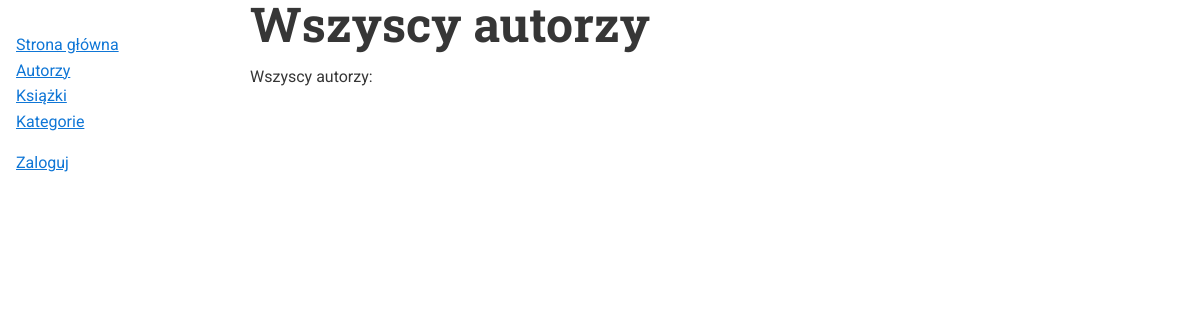
/authors/, run on an earlier commit of the app's database.
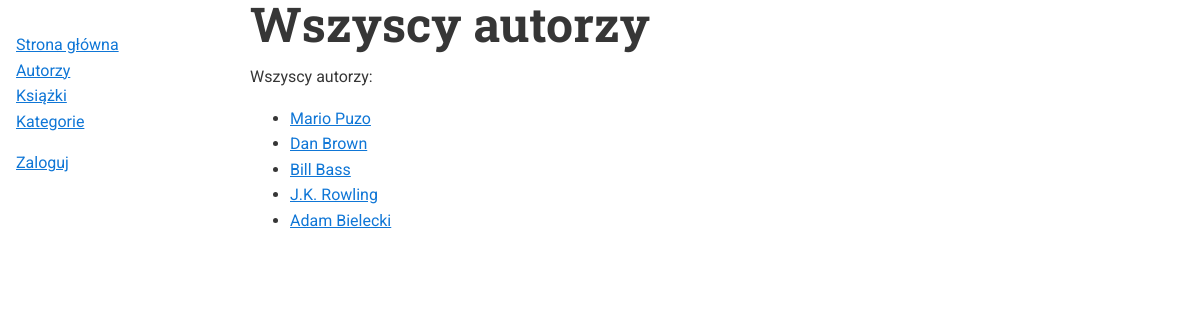
And on a later commit of the database.
### books/models.py (models this page shows)
class Author(models.Model):
    first_name = models.CharField(
        max_length=50,
        null=False,
        blank=False,
        verbose_name="First Name",
        help_text="",
    )
    last_name = models.CharField(
        max_length=100,
        null=False,
        blank=False,
        verbose_name="Last Name",
        help_text="",
    )
    birth_date = models.DateField(
        null=True,
        blank=True,
        verbose_name="Birth Date",
        help_text="",
    )
    web_site = models.URLField(
        null=False,
        blank=True,
        default="",
        verbose_name="Web Site Address",
        help_text="",
    )
    def __str__(self):
        return f'{self.first_name} {self.last_name}'

### books/views.py (the view)
# urls.py: path('authors/', views.AuthorList.as_view(), name='list-authors'),
class AuthorList(ListView):
    model = Author
    template_name = 'books/list_authors.html'
    extra_context = {
        'title': 'Wszyscy autorzy',
    }

### templates/books/list_authors.html
{% extends "base_books.html" %}
{% block content %}
<p>Wszyscy autorzy:</p>
<ul>
{% for author in object_list %}
    <li><a href="{% url 'books:author-details' author.pk %}">{{ author }}</a></li>
{% endfor %}
</ul>
{% endblock %}

What changed in the data, as far as the page shows it:
added Author: first_name+last_name "Mario Puzo"
added Author: first_name+last_name "Dan Brown"
added Author: first_name+last_name "Bill Bass"
added Author: first_name+last_name "J.K. Rowling"
added Author: first_name+last_name "Adam Bielecki"
